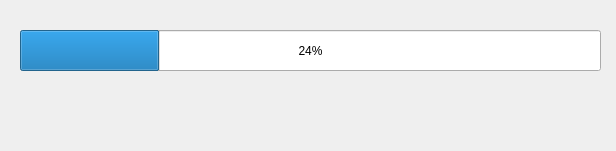
<?xml version="1.0" encoding="UTF-8"?>
<ui version="4.0">
 <class>Dialog</class>
 <widget class="QDialog" name="Dialog">
  <property name="geometry">
   <rect>
    <x>0</x>
    <y>0</y>
    <width>616</width>
    <height>151</height>
   </rect>
  </property>
  <property name="windowTitle">
   <string>Ready</string>
  </property>
  <widget class="QProgressBar" name="ready_progBar">
   <property name="geometry">
    <rect>
     <x>20</x>
     <y>30</y>
     <width>581</width>
     <height>41</height>
    </rect>
   </property>
   <property name="value">
    <number>24</number>
   </property>
  </widget>
  <widget class="QLabel" name="running_label">
   <property name="geometry">
    <rect>
     <x>20</x>
     <y>100</y>
     <width>581</width>
     <height>21</height>
    </rect>
   </property>
   <property name="font">
    <font>
     <pointsize>14</pointsize>
    </font>
   </property>
   <property name="text">
    <string/>
   </property>
  </widget>
 </widget>
 <resources/>
 <connections/>
</ui>
